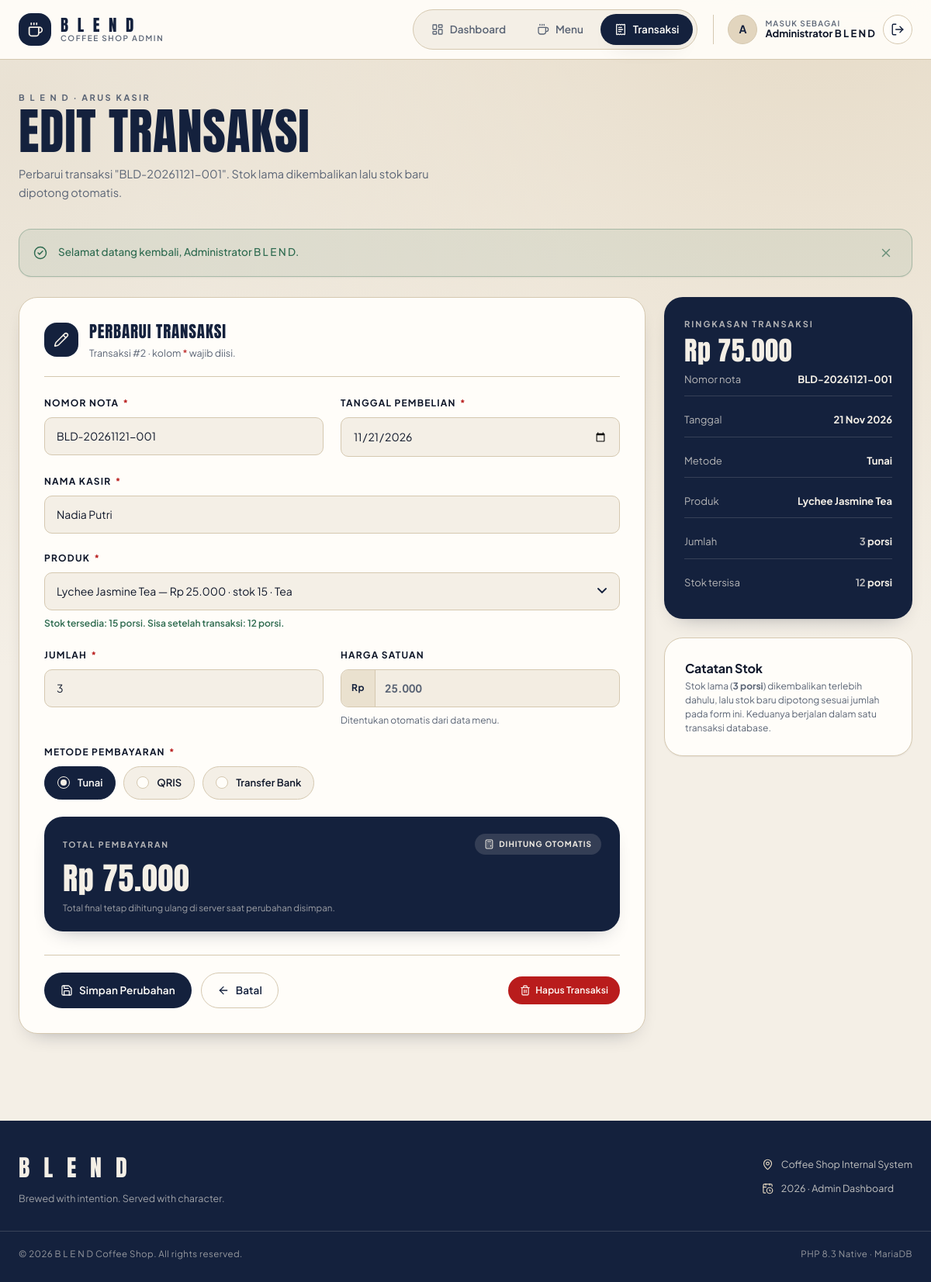
The page /transaksi_edit.php?id=2 (signed in) on the database its author committed.
### tables this page shows
CREATE TABLE `transaksi` (
  `id_transaksi` INT NOT NULL AUTO_INCREMENT,
  `nomor_nota` VARCHAR(30) NOT NULL,
  `tanggal_pembelian` DATE NOT NULL,
  `nama_kasir` VARCHAR(100) NOT NULL,
  `id_menu` INT NOT NULL,
  `jumlah` INT NOT NULL,
  `harga_satuan` INT NOT NULL,
  `total_harga` INT NOT NULL,
  `metode_pembayaran` ENUM('Tunai', 'QRIS', 'Transfer Bank') NOT NULL,
  `created_at` TIMESTAMP DEFAULT CURRENT_TIMESTAMP,
  PRIMARY KEY (`id_transaksi`),
  UNIQUE KEY `uk_transaksi_nota` (`nomor_nota`),
  KEY `idx_transaksi_menu` (`id_menu`),
  CONSTRAINT `fk_transaksi_menu`
    FOREIGN KEY (`id_menu`)
    REFERENCES `menu` (`id_menu`)
    ON UPDATE CASCADE
    ON DELETE RESTRICT
);

CREATE TABLE `menu` (
  `id_menu` INT NOT NULL AUTO_INCREMENT,
  `nama_menu` VARCHAR(100) NOT NULL,
  `kategori` ENUM('Coffee', 'Ice Blended', 'Tea', 'Non Coffee') NOT NULL,
  `deskripsi` TEXT NOT NULL,
  `stok` INT NOT NULL DEFAULT 0,
  `harga` INT NOT NULL,
  `gambar` VARCHAR(255) NOT NULL DEFAULT 'default.jpg',
  `created_at` TIMESTAMP DEFAULT CURRENT_TIMESTAMP,
  PRIMARY KEY (`id_menu`)
);

### transaksi_edit.php (the view, shortened to what this page needs)
<?php
require_once __DIR__ . '/config/koneksi.php';
require_once __DIR__ . '/includes/functions.php';
$idTransaksi = (int) ($_GET['id'] ?? 0);
$sqlAmbil  = 'SELECT id_transaksi, nomor_nota, tanggal_pembelian, nama_kasir, id_menu,
                     jumlah, harga_satuan, total_harga, metode_pembayaran
              FROM transaksi WHERE id_transaksi = ? LIMIT 1';
$stmtAmbil = mysqli_prepare($koneksi, $sqlAmbil);
mysqli_stmt_bind_param($stmtAmbil, 'i', $idTransaksi);
mysqli_stmt_execute($stmtAmbil);
$hasilAmbil    = mysqli_stmt_get_result($stmtAmbil);
$transaksiLama = $hasilAmbil !== false ? mysqli_fetch_assoc($hasilAmbil) : null;
$nomor_nota        = (string) $transaksiLama['nomor_nota'];
$tanggal_pembelian = (string) $transaksiLama['tanggal_pembelian'];
$nama_kasir        = (string) $transaksiLama['nama_kasir'];
$id_menu_terpilih  = (int) $transaksiLama['id_menu'];
$jumlah            = (string) $transaksiLama['jumlah'];
$metode_pembayaran = (string) $transaksiLama['metode_pembayaran'];
$errors            = [];
$oldIdMenu = (int) $transaksiLama['id_menu'];
$oldJumlah = (int) $transaksiLama['jumlah'];
$daftarMenu = [];
$hasilMenu  = mysqli_query(
    $koneksi,
    'SELECT id_menu, nama_menu, kategori, stok, harga FROM menu ORDER BY kategori ASC, nama_menu ASC'
);
if ($hasilMenu !== false) {
    while ($barisMenu = mysqli_fetch_assoc($hasilMenu)) {
        $daftarMenu[] = $barisMenu;
    }
}
$menuTerpilih = null;
foreach ($daftarMenu as $kandidat) {
    if ((int) $kandidat['id_menu'] === $id_menu_terpilih) {
        $menuTerpilih = $kandidat;
        break;
    }
}
$hargaSatuanAwal = $menuTerpilih !== null ? (int) $menuTerpilih['harga'] : 0;
$jumlahAwal      = max(1, (int) $jumlah);
$totalHargaAwal  = hitungTotalHarga($hargaSatuanAwal, $jumlahAwal);
$stokEfektifAwal = (int) ($menuTerpilih['stok'] ?? 0);
if ($menuTerpilih !== null && (int) $menuTerpilih['id_menu'] === $oldIdMenu) {
    $stokEfektifAwal += $oldJumlah;
}
$stokSisaAwal = max(0, $stokEfektifAwal - $jumlahAwal);
require_once __DIR__ . '/includes/header.php';
?>
<div class="form-layout">
    <div class="form-card">
        <div class="form-card__head">
            <span class="form-card__icon"><i data-lucide="pencil" aria-hidden="true"></i></span>
            <div>
                <h2 class="form-card__title">Perbarui Transaksi</h2>
                <p class="form-card__desc">Transaksi #<?= e($idTransaksi) ?> · kolom <span class="required">*</span> wajib diisi.</p>
            </div>
        </div>
        <form method="post" action="transaksi_edit.php?id=<?= e($idTransaksi) ?>" novalidate>
            <div class="form-grid">
                <div class="form-field">
                    <label class="form-label" for="nomor_nota">Nomor Nota <span class="required">*</span></label>
                    <input
                        class="form-control <?= isset($errors['nomor_nota']) ? 'is-invalid' : '' ?>"
                        type="text"
                        id="nomor_nota"
                        name="nomor_nota"
                        value="<?= e($nomor_nota) ?>"
                        placeholder="BLD-YYYYMMDD-XXX"
                        maxlength="30"
                        required
                    >
                </div>
                <div class="form-field">
                    <label class="form-label" for="tanggal_pembelian">Tanggal Pembelian <span class="required">*</span></label>
                    <input
                        class="form-control <?= isset($errors['tanggal_pembelian']) ? 'is-invalid' : '' ?>"
                        type="date"
                        id="tanggal_pembelian"
                        name="tanggal_pembelian"
                        value="<?= e($tanggal_pembelian) ?>"
                        required
                    >
                </div>
                <div class="form-field form-field--full">
                    <label class="form-label" for="nama_kasir">Nama Kasir <span class="required">*</span></label>
                    <input
                        class="form-control <?= isset($errors['nama_kasir']) ? 'is-invalid' : '' ?>"
                        type="text"
                        id="nama_kasir"
                        name="nama_kasir"
                        value="<?= e($nama_kasir) ?>"
                        placeholder="Nama kasir yang bertugas"
                        maxlength="100"
                        required
                    >
                </div>
                <div class="form-field form-field--full">
                    <label class="form-label" for="id_menu">Produk <span class="required">*</span></label>
                    <select
                        class="form-select <?= isset($errors['id_menu']) ? 'is-invalid' : '' ?>"
                        id="id_menu"
                        name="id_menu"
                        data-harga-source
                        required
                    >
                        <?php foreach ($daftarMenu as $opsi): ?>
                            <?php
                            $opsiStok  = (int) $opsi['stok'];
                            $opsiHarga = (int) $opsi['harga'];
                            $opsiId    = (int) $opsi['id_menu'];
                            $terpilih  = $opsiId === $id_menu_terpilih;
                            $stokLive = $opsiId === $oldIdMenu ? $opsiStok + $oldJumlah : $opsiStok;
                            $nonaktif = $stokLive <= 0 && !$terpilih;
                            ?>
                            <option
                                value="<?= e($opsiId) ?>"
                                data-harga="<?= e($opsiHarga) ?>"
                                data-stok="<?= e($stokLive) ?>"
                                data-nama="<?= e($opsi['nama_menu']) ?>"
                                <?= $terpilih ? 'selected' : '' ?>
                                <?= $nonaktif ? 'disabled' : '' ?>
                            >
                                <?= e($opsi['nama_menu']) ?> — <?= e(formatRupiah($opsiHarga)) ?>
                            </option>
                        <?php endforeach; ?>
                    </select>
                    <p class="form-hint" data-stok-info>Pilih produk untuk melihat ketersediaan stok.</p>
                </div>
                <div class="form-field">
                    <label class="form-label" for="jumlah">Jumlah <span class="required">*</span></label>
                    <input
                        class="form-control <?= isset($errors['jumlah']) ? 'is-invalid' : '' ?>"
                        type="number"
                        id="jumlah"
                        name="jumlah"
                        value="<?= e($jumlah) ?>"
                        min="1"
                        step="1"
                        inputmode="numeric"
                        data-jumlah-input
                        required
                    >
                </div>
                <div class="form-field">
                    <label class="form-label" for="harga_satuan_display">Harga Satuan</label>
                    <div class="input-prefix">
                        <span class="input-prefix__label">Rp</span>
                        <input
                            class="form-control calc-readonly"
                            type="text"
                            id="harga_satuan_display"
                            value="<?= e(number_format($hargaSatuanAwal, 0, ',', '.')) ?>"
                            data-harga-satuan
                            data-format="angka"
                            readonly
                            tabindex="-1"
                            aria-live="polite"
                        >
                    </div>
                    <p class="form-hint">Ditentukan otomatis dari data menu.</p>
                </div>
                <div class="form-field form-field--full">
                    <span class="form-label">Metode Pembayaran <span class="required">*</span></span>
                    <div class="radio-group" role="radiogroup" aria-label="Metode pembayaran">
                        <?= renderRadioOptions('metode_pembayaran', METODE_PEMBAYARAN, $metode_pembayaran, 'metode') ?>
                    </div>
                </div>
                <div class="form-field form-field--full">
                    <div class="calc-box">
                        <div class="calc-box__head">
                            <span class="calc-box__label">Total Pembayaran</span>
                            <span class="calc-box__badge">
                                <i data-lucide="calculator" aria-hidden="true"></i>
                                Dihitung otomatis
                            </span>
                        </div>
                        <p class="calc-box__value" data-total-harga><?= e(formatRupiah($totalHargaAwal)) ?></p>
                        <p class="calc-box__note">
                            Total final tetap dihitung ulang di server saat perubahan disimpan.
                        </p>
                    </div>
                </div>
            </div>
            <div class="form-actions">
                <button class="btn" type="submit">
                    <i data-lucide="save" aria-hidden="true"></i>
                    Simpan Perubahan
                </button>
                <a class="btn btn--ghost" href="transaksi.php">
                    <i data-lucide="arrow-left" aria-hidden="true"></i>
                    Batal
                </a>
                <button
                    class="btn btn--danger btn--sm"
                    type="submit"
                    form="form-hapus-transaksi"
                    data-confirm-delete="Yakin ingin menghapus transaksi &quot;<?= e($nomor_nota) ?>&quot;? Stok akan dikembalikan."
                >
                    <i data-lucide="trash-2" aria-hidden="true"></i>
                    Hapus Transaksi
                </button>
            </div>
        </form>
    </div>
    <aside class="form-aside">
        <div class="summary-card">
            <p class="summary-card__label">Ringkasan Transaksi</p>
            <p class="summary-card__value" data-ringkasan-total><?= e(formatRupiah($totalHargaAwal)) ?></p>
            <div class="stack-sm mt-lg">
                <div class="summary-card__row">
                    <span>Nomor nota</span>
                    <strong><?= e($nomor_nota) ?></strong>
                </div>
                <div class="summary-card__row">
                    <span>Tanggal</span>
                    <strong><?= e(formatTanggalIndonesia($tanggal_pembelian)) ?></strong>
                </div>
                <div class="summary-card__row">
                    <span>Metode</span>
                    <strong><?= e($metode_pembayaran) ?></strong>
                </div>
                <div class="summary-card__row">
                    <span>Produk</span>
                    <strong data-ringkasan-produk><?= e($menuTerpilih['nama_menu'] ?? '-') ?></strong>
                </div>
                <div class="summary-card__row">
                    <span>Jumlah</span>
                    <strong><span data-ringkasan-jumlah><?= e($jumlahAwal) ?></span> porsi</strong>
                </div>
                <div class="summary-card__row">
                    <span>Stok tersisa</span>
                    <strong><span data-ringkasan-stok><?= e($stokSisaAwal) ?></span> porsi</strong>
                </div>
            </div>
        </div>
        <div class="card card--pad mt-lg">
            <p class="card__title">Catatan Stok</p>
            <p class="form-hint">
                Stok lama (<strong><?= e($oldJumlah) ?> porsi</strong>) dikembalikan terlebih dahulu,
                lalu stok baru dipotong sesuai jumlah pada form ini. Keduanya berjalan dalam satu transaksi database.
            </p>
        </div>
    </aside>
</div>
<?php require_once __DIR__ . '/includes/footer.php'; ?>

### rows shown on the page
transaksi: nomor_nota "BLD-20261121-001", tanggal_pembelian "11/21/2026", nama_kasir "Nadia Putri", id_menu "Lychee Jasmine Tea — Rp 25.000 · stok 15 · Tea", tanggal_pembelian "21 Nov 2026", metode_pembayaran "Tunai", jumlah "3", jumlah "12"
menu: harga "25.000"

### other values the page prints
$item['label'] "Dashboard"
$item['label'] "Menu"
$item['label'] "Transaksi"
mb_strtoupper(mb_substr($namaPengguna, 0, 1)) "A"
$namaPengguna "Administrator B L E N D"
$eyebrowHalaman "B L E N D · ARUS KASIR"
$judulHalaman "EDIT TRANSAKSI"
$deskripsiHalaman "Perbarui transaksi \"BLD-20261121-001\". Stok lama dikembalikan lalu stok baru dipotong otomatis."
$flash['pesan'] "Selamat datang kembali, Administrator B L E N D."
$idTransaksi "2"
$label "Tunai"
$label "QRIS"
$label "Transfer Bank"
